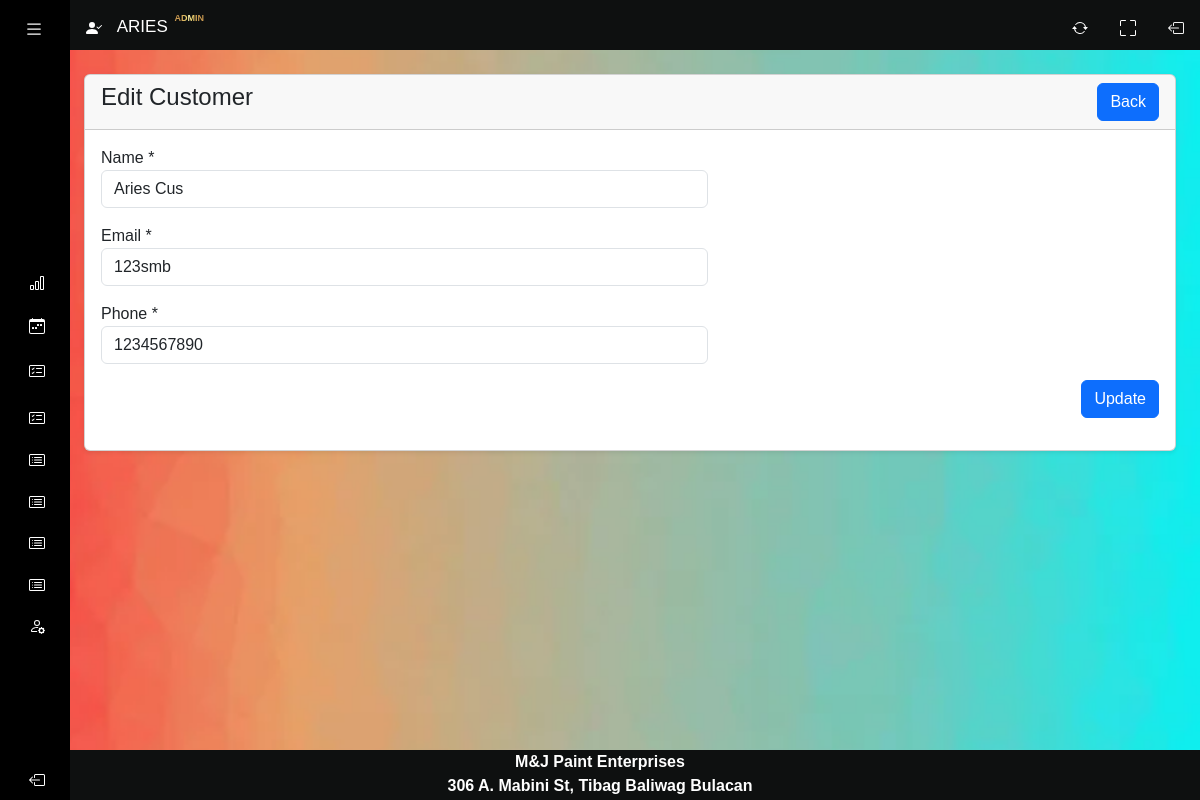
/system/customers-edit.php?id=23 (signed in), run on the app's committed database.
### tables this page shows
CREATE TABLE `customers` (
  `id` int(11) NOT NULL,
  `name` varchar(255) NOT NULL,
  `email` varchar(255) DEFAULT NULL,
  `phone` varchar(30) DEFAULT NULL,
  `created_at` date NOT NULL DEFAULT current_timestamp()
);

### system/config/function.php (called while the page is built, shortened)
<?php
require 'connection.php';
function validate($inputData){
    global $conn;
    $validatedData = mysqli_real_escape_string($conn, $inputData);
    $data = trim($validatedData);
    return htmlspecialchars($data);
}
function getById($tableName, $id){
    global $conn;
    $table = validate($tableName);
    $id = validate($id);
    $query = "SELECT * FROM $table WHERE id='$id' LIMIT 1";
    $result = mysqli_query($conn, $query);
    if ($result) {
        if (mysqli_num_rows($result) == 1) {
            $row = mysqli_fetch_array($result, MYSQLI_ASSOC);
            $response = [
                'status' => 200,
                'data' => $row,
                'message' => 'Record Found'
            ];
            return $response;
        } else {
            $response = [
                'status' => 404,
                'message' => 'No Data Found'
            ];
            return $response;
        }
    } else {
        $response = [
            'status' => 500,
            'message' => 'Something Went Wrong'
        ];
        return $response;
    }
}
function checkParamId($type){
    if(isset($_GET[$type])){
        if($_GET[$type] != ''){
            return $_GET[$type];
        }else{
            return '<h4>No ID Found </h4>';
        }
    }else{
        return '<h4>No ID Given </h4>';
    }
}
?>

### system/customers-edit.php (the view, shortened to what this page needs)
<?php include('includes/header.php'); ?>
<?php if($_SESSION['LoggedInUser']['can_edit'] == 1){?>
<div class="container-fluid px-4 main-cards">
    <div class="card mt-4 shadow-sm">
        <div class="card-header">
            <h4 class="mb-0">Edit Customer
                <a href="customers.php" class="btn btn-primary float-end">Back</a>
            </h4>
        </div>
        <div class="card-body">
            <?php
            $paramvalue = checkParamId('id');
            $customer = getById('customers',$paramvalue);
            if($customer['status'] === 200){
              ?>
              <form action="config/code.php" method="POST">
                <div class="row">
                    <div class="col-md-7 mb-3">
                        <label for="">Name *</label>
                        <input type="text" name="name" value="<?= $customer['data']['name']; ?>" required class="form-control">
                    </div>
                    <div class="col-md-7 mb-3">
                        <label for="">Email *</label>
                        <input type="text" name="email" value="<?= $customer['data']['email']; ?>" class="form-control">
                    </div>
                    <div class="col-md-7 mb-3">
                        <label for="">Phone *</label>
                        <input type="number" name="phone" value="<?= $customer['data']['phone']; ?>" class="form-control">
                    </div>
                    <div class="col-md-12 mb-3 text-end">
                        <button type="submit" name="updateCustomer" class="btn btn-primary">Update</button>
                    </div>
                </div>
            </form>
              <?php
            }else{
              echo '<h5>'.$customer['message'].'</h5>';
              return false;
            }
            ?>
        </div>
    </div>
</div>
<?php }else{
echo '<script>window.location.href = "index.html";</script>';
}
?>
<?php include('includes/footer.php'); ?>

### system/css/homepage.css (style rules this page uses)
body { background-image: url('../images/loginbackground.jpg'); background-repeat: no-repeat; background-attachment: fixed; background-size: 100% 100%; background-color: #333; color: #333; overflow-x: hidden; }
.main-cards { margin-top: 50px; margin-left: 60px; }
a { text-decoration: none; }
body { font-family: 'Poppins', sans-serif; }

### data on the page
customers: name "Aries Cus", email "123smb", phone "1234567890"

### other printed values
$_SESSION['LoggedInUser']['name'] "ARIES"
